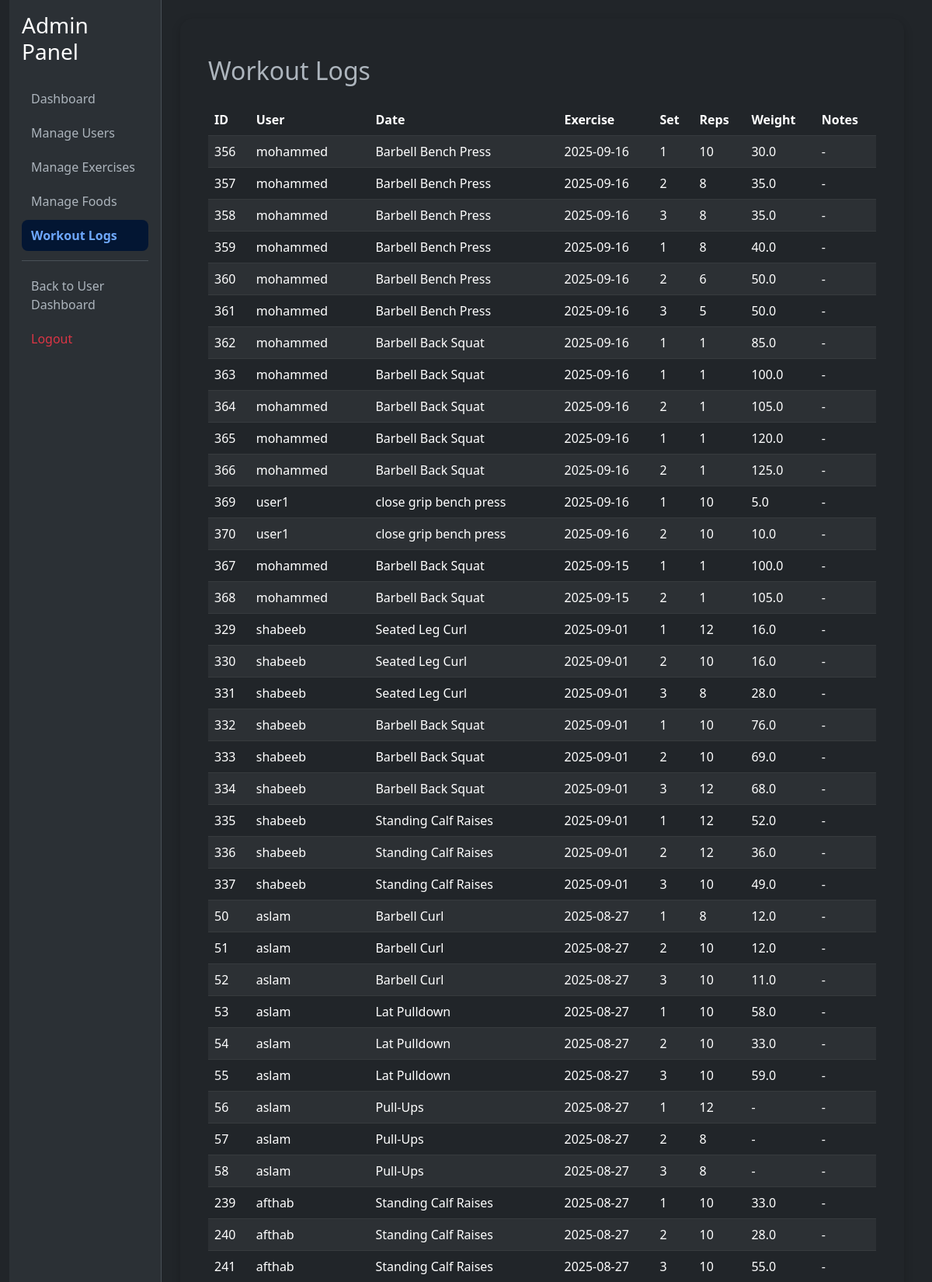
Screenshot of /admin/logs (signed in, upper part) with the database file from the repository.
### tables this page shows
CREATE TABLE "workouts" (
    id INTEGER PRIMARY KEY AUTOINCREMENT,
    user_id INTEGER,
    date TEXT NOT NULL,
    exercise_id INTEGER NOT NULL,
    set_number INTEGER NOT NULL,
    reps INTEGER NOT NULL,
    weight REAL,
    notes TEXT,
    FOREIGN KEY (user_id) REFERENCES users(id),
    FOREIGN KEY (exercise_id) REFERENCES exercises(id)
);

CREATE TABLE "users" (
	"id"	INTEGER,
	"username"	TEXT NOT NULL UNIQUE,
	"password"	TEXT NOT NULL,
	"is_admin"	INTEGER DEFAULT 0, age INTEGER, gender TEXT, weight REAL, height REAL, activity_level TEXT, goal TEXT,
	PRIMARY KEY("id" AUTOINCREMENT)
);

CREATE TABLE "exercises" (
	"id"	INTEGER,
	"name"	TEXT NOT NULL UNIQUE,
	"muscle_group"	TEXT NOT NULL,
	"equipment"	TEXT,
	"type"	TEXT,
	"difficulty"	TEXT,
	"primary_muscle"	TEXT,
	PRIMARY KEY("id" AUTOINCREMENT)
);

### app.py (the view)
@app.route('/admin/logs')
@admin_required
def admin_workout_logs():
    conn = sqlite3.connect('workout_tracker.db')
    logs = conn.execute('''
        SELECT w.id, u.username, e.name AS exercise_name, w.date, w.set_number, w.reps, w.weight, w.notes
        FROM workouts w
        JOIN users u ON w.user_id = u.id
        JOIN exercises e ON w.exercise_id = e.id
        ORDER BY w.date DESC
    ''').fetchall()
    conn.close()
    return render_template('admin/logs.html', logs=logs)

### app.py (called while the page is built)
def admin_required(f):
    @wraps(f)
    def decorated_function(*args, **kwargs):
        if not session.get('user_id') or not session.get('is_admin'):
            flash("Access Denied. Admins Only.", "error")
            return redirect('/dashboard')
        return f(*args, **kwargs)
    return decorated_function

### templates/admin/logs.html
{% extends "admin/base.html" %}
{% block content %}
<div class="container mt-4">
    <h2 class="mb-4">Workout Logs</h2>
    <table class="table table-dark table-striped">
        <thead>
            <tr>
                <th>ID</th>
                <th>User</th>
                <th>Date</th>
                <th>Exercise</th>
                <th>Set</th>
                <th>Reps</th>
                <th>Weight</th>
                <th>Notes</th>
            </tr>
        </thead>
        <tbody>
            {% for log in logs %}
            <tr>
                <td>{{ log[0] }}</td>
                <td>{{ log[1] }}</td>
                <td>{{ log[2] }}</td>
                <td>{{ log[3] }}</td>
                <td>{{ log[4] }}</td>
                <td>{{ log[5] }}</td>
                <td>{{ log[6] if log[6] else '-' }}</td>
                <td>{{ log[7] if log[7] else '-' }}</td>
            </tr>
            {% endfor %}
        </tbody>
    </table>
</div>
{% endblock %}

### rows the page displays
workouts: id "356", username "mohammed", name "Barbell Bench Press", date "2025-09-16", set_number "1", reps "10", weight "30.0", notes "-"
workouts: id "357", username "mohammed", name "Barbell Bench Press", date "2025-09-16", set_number "2", reps "8", weight "35.0", notes "-"
workouts: id "358", username "mohammed", name "Barbell Bench Press", date "2025-09-16", set_number "3", reps "8", weight "35.0", notes "-"
workouts: id "359", username "mohammed", name "Barbell Bench Press", date "2025-09-16", set_number "1", reps "8", weight "40.0", notes "-"
workouts: id "360", username "mohammed", name "Barbell Bench Press", date "2025-09-16", set_number "2", reps "6", weight "50.0", notes "-"
workouts: id "361", username "mohammed", name "Barbell Bench Press", date "2025-09-16", set_number "3", reps "5", weight "50.0", notes "-"
workouts: id "362", username "mohammed", name "Barbell Back Squat", date "2025-09-16", set_number "1", reps "1", weight "85.0", notes "-"
workouts: id "363", username "mohammed", name "Barbell Back Squat", date "2025-09-16", set_number "1", reps "1", weight "100.0", notes "-"
workouts: id "364", username "mohammed", name "Barbell Back Squat", date "2025-09-16", set_number "2", reps "1", weight "105.0", notes "-"
workouts: id "365", username "mohammed", name "Barbell Back Squat", date "2025-09-16", set_number "1", reps "1", weight "120.0", notes "-"
workouts: id "366", username "mohammed", name "Barbell Back Squat", date "2025-09-16", set_number "2", reps "1", weight "125.0", notes "-"
workouts: id "369", username "user1", name "close grip bench press", date "2025-09-16", set_number "1", reps "10", weight "5.0", notes "-"
workouts: id "370", username "user1", name "close grip bench press", date "2025-09-16", set_number "2", reps "10", weight "10.0", notes "-"
workouts: id "367", username "mohammed", name "Barbell Back Squat", date "2025-09-15", set_number "1", reps "1", weight "100.0", notes "-"
workouts: id "368", username "mohammed", name "Barbell Back Squat", date "2025-09-15", set_number "2", reps "1", weight "105.0", notes "-"
workouts: id "329", username "shabeeb", name "Seated Leg Curl", date "2025-09-01", set_number "1", reps "12", weight "16.0", log "-"
workouts: id "330", username "shabeeb", name "Seated Leg Curl", date "2025-09-01", set_number "2", reps "10", weight "16.0", log "-"
workouts: id "331", username "shabeeb", name "Seated Leg Curl", date "2025-09-01", set_number "3", reps "8", weight "28.0", log "-"
workouts: id "332", username "shabeeb", name "Barbell Back Squat", date "2025-09-01", set_number "1", reps "10", weight "76.0", log "-"
workouts: id "333", username "shabeeb", name "Barbell Back Squat", date "2025-09-01", set_number "2", reps "10", weight "69.0", log "-"
workouts: id "334", username "shabeeb", name "Barbell Back Squat", date "2025-09-01", set_number "3", reps "12", weight "68.0", log "-"
workouts: id "335", username "shabeeb", name "Standing Calf Raises", date "2025-09-01", set_number "1", reps "12", weight "52.0", log "-"
workouts: id "336", username "shabeeb", name "Standing Calf Raises", date "2025-09-01", set_number "2", reps "12", weight "36.0", log "-"
workouts: id "337", username "shabeeb", name "Standing Calf Raises", date "2025-09-01", set_number "3", reps "10", weight "49.0", log "-"
workouts: id "50", username "aslam", name "Barbell Curl", date "2025-08-27", set_number "1", reps "8", weight "12.0", log "-"
workouts: id "51", username "aslam", name "Barbell Curl", date "2025-08-27", set_number "2", reps "10", weight "12.0", log "-"
workouts: id "52", username "aslam", name "Barbell Curl", date "2025-08-27", set_number "3", reps "10", weight "11.0", log "-"
workouts: id "53", username "aslam", name "Lat Pulldown", date "2025-08-27", set_number "1", reps "10", weight "58.0", log "-"
workouts: id "54", username "aslam", name "Lat Pulldown", date "2025-08-27", set_number "2", reps "10", weight "33.0", log "-"
workouts: id "55", username "aslam", name "Lat Pulldown", date "2025-08-27", set_number "3", reps "10", weight "59.0", log "-"
workouts: id "56", username "aslam", name "Pull-Ups", date "2025-08-27", set_number "1", reps "12", weight "-", log "-"
workouts: id "57", username "aslam", name "Pull-Ups", date "2025-08-27", set_number "2", reps "8", weight "-", log "-"
workouts: id "58", username "aslam", name "Pull-Ups", date "2025-08-27", set_number "3", reps "8", weight "-", log "-"
workouts: id "239", username "afthab", name "Standing Calf Raises", date "2025-08-27", set_number "1", reps "10", weight "33.0", log "-"
workouts: id "240", username "afthab", name "Standing Calf Raises", date "2025-08-27", set_number "2", reps "10", weight "28.0", log "-"
workouts: id "241", username "afthab", name "Standing Calf Raises", date "2025-08-27", set_number "3", reps "10", weight "55.0", log "-"
